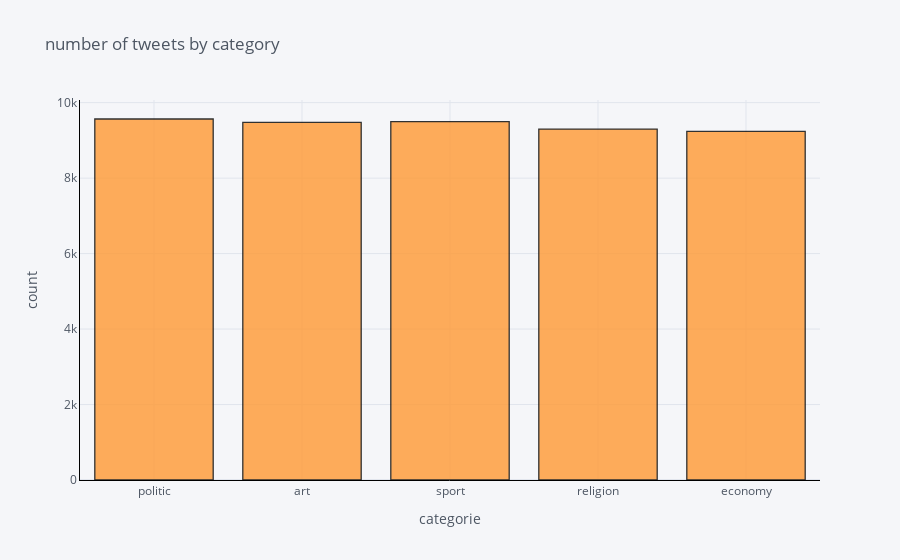

Write notebook code for a chart like this one.
### Markdown cell above
# Visualisation Of Data
### - EDA

### Code cell
import cufflinks as cf
cf.go_offline()
cf.set_config_file(offline=False, world_readable=True)
df['categorie'].iplot(
    kind='hist',
    xTitle='categorie',
    linecolor='black',
    yTitle='count',
    title='number of tweets by category')

### Figure 1 — Plotly figure (JSON) as saved in the notebook; plotly's stock layout.template omitted (floating-point values rounded to 4 significant figures; data arrays with more than 128 entries replaced by an {"elided": "..."} marker saying what was removed)
{"data": [{"histfunc": "count", "histnorm": "", "marker": {"color": "rgba(255, 153, 51, 1.0)", "line": {"color": "#000000", "width": 1.3}}, "name": "categorie", "opacity": 0.8, "orientation": "v", "type": "histogram", "x": {"elided": "47083 str values"}}], "layout": {"barmode": "overlay", "legend": {"bgcolor": "#F5F6F9", "font": {"color": "#4D5663"}}, "paper_bgcolor": "#F5F6F9", "plot_bgcolor": "#F5F6F9", "title": {"font": {"color": "#4D5663"}, "text": "number of tweets by category"}, "xaxis": {"gridcolor": "#E1E5ED", "linecolor": "black", "showgrid": true, "tickfont": {"color": "#4D5663"}, "title": {"font": {"color": "#4D5663"}, "text": "categorie"}, "zerolinecolor": "#E1E5ED"}, "yaxis": {"gridcolor": "#E1E5ED", "linecolor": "black", "showgrid": true, "tickfont": {"color": "#4D5663"}, "title": {"font": {"color": "#4D5663"}, "text": "count"}, "zerolinecolor": "#E1E5ED"}}}
